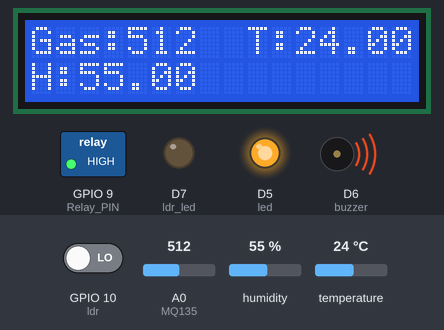
Simulated run of this sketch. Board: ESP8266 (NodeMCU). Parts: 16×2 character LCD, switched loads named in the sketch (green lamp = pin HIGH), output pins drawn as LEDs (lit = HIGH), buzzer (waves = sounding, pin HIGH). The test bench sets the inputs (shaded band); at power-on: A0 (MQ135) = 512, GPIO 10 (ldr) LOW, humidity 55 %, temperature 24 °C. WiFi joins after 1.5 s; servers stay silent unless stated; what the sketch prints to the serial monitor is not drawn.

Above: at 3.0 s.
3.1 s: A0 (MQ135) set to 108
At 4.5 s:
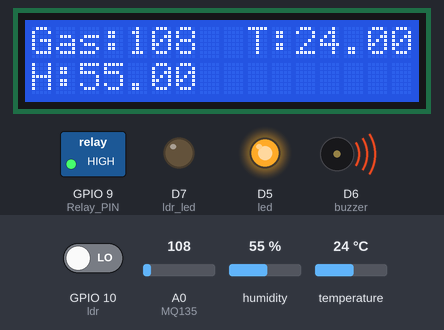
4.8 s: A0 (MQ135) set to 89
At 5.9 s:
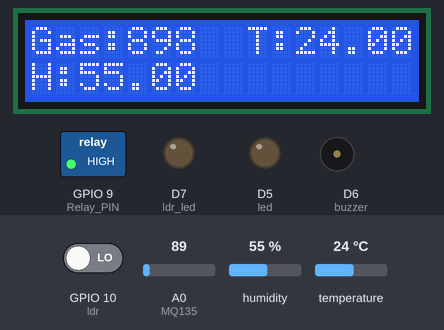
6.3 s: GPIO 10 (ldr) driven HIGH
At 7.7 s:
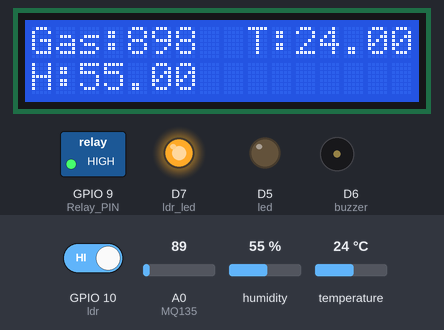
8.0 s: A0 (MQ135) set to 110
At 9.6 s:
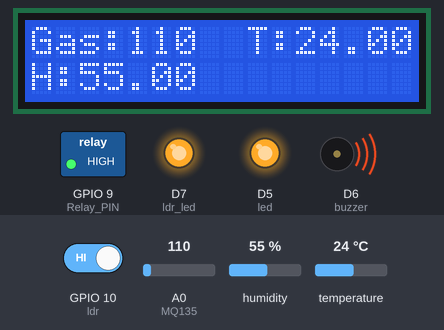
9.9 s: A0 (MQ135) set to 40
At 10.8 s:
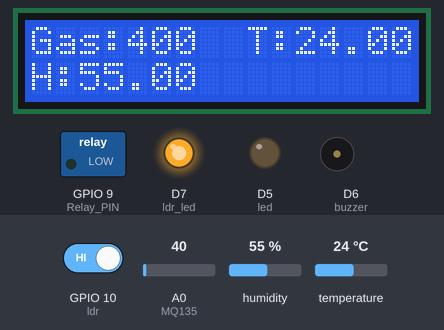
11.6 s: humidity set to 22 %
At 14.4 s:
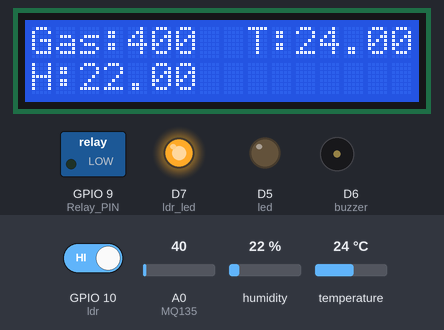
Timing chart, 0 to 15.5 s (numbered marks = the images above; inputs shaded):
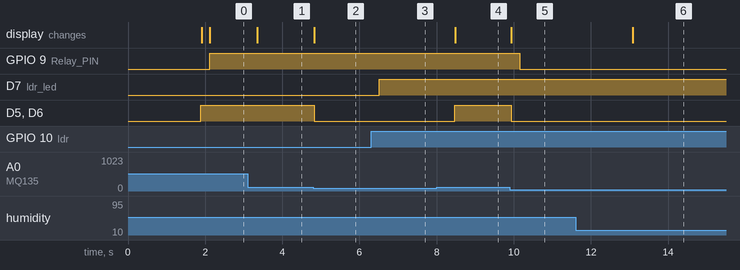

Measured:
- the behaviour switches between 101 and 100 on A0 (MQ135) (found by bisection; images 1 and 2)
- after the input at 3.1 s, the display: changes after 0.26 s (image 1)
- after the input at 4.8 s, D5 (led), D6 (buzzer): HIGH → LOW at once; the display: changes at once (image 2)
- after the input at 6.3 s, D7 (ldr_led): LOW → HIGH after 0.21 s
- after the input at 8.0 s, D5 (led), D6 (buzzer): LOW → HIGH after 0.46 s; the display: changes after 0.49 s (image 4)
- after the input at 9.9 s, GPIO 9 (Relay_PIN): HIGH → LOW after 0.25 s; D5 (led), D6 (buzzer): HIGH → LOW at once; the display: changes at once (image 5)
- after the input at 11.6 s, the display: changes after 1.5 s (image 6)

The sketch:

gas.ino
```cpp
#define BLYNK_TEMPLATE_ID "TMPL3rgdEQ7fd"
#define BLYNK_TEMPLATE_NAME "SERICULTURE UNIT"
#define BLYNK_AUTH_TOKEN "p-ayiLLLZYBf1XiRYcV-08BvtZCVuPgn"

#define BLYNK_PRINT Serial
#define DHTTYPE DHT11
#define DHTPIN D4
#include <ESP8266WiFi.h>
#include <BlynkSimpleEsp8266.h>
#include "DHT.h"
#include <LiquidCrystal_I2C.h>
LiquidCrystal_I2C lcd(0x27, 16, 2);

int led = 14; // Connected to D5 pin
int buzzer = 12; //Connected to D6 pin
int MQ135 = A0; //Connected to A0 pin
int DHTPIN = 2;//connected to D4 pin
int ldr=10;//connected to SDD3 pin
int ldr_led= 13;// connected to D7 pin
int Relay_PIN = 9; // connected to D8 pin

char auth[] = BLYNK_AUTH_TOKEN;
char ssid[] = "Galaxy M32B468";  // type your wifi name
char pass[] = "pjothi03";  // type your wifi password
String apiKey = "750AOM3NFNTFO747";
const char* server = "api.thingspeak.com";

float humDHT = 0;
float tempDHT = 0;
int Val=0;
DHT dht(DHTPIN, DHTTYPE);
WiFiClient client;

void setup()
{
  pinMode(led, OUTPUT);
  pinMode(buzzer, OUTPUT);;
  pinMode(MQ135, INPUT);
  pinMode(DHTPIN,INPUT);
  pinMode(ldr, INPUT);
  pinMode(ldr_led, OUTPUT);
  pinMode(Relay_PIN, OUTPUT);
  digitalWrite(Relay_PIN, LOW);
  digitalWrite(led, LOW);
  digitalWrite(buzzer, LOW);
  // Debug console
  Serial.begin(9600);
  Blynk.begin(auth, ssid, pass);
  dht.begin();
  lcd.init();
  lcd.backlight();
  Serial.println("Connecting to ");
  Serial.println(ssid);
  WiFi.begin(ssid, pass);

      while (WiFi.status() != WL_CONNECTED)
     {
            delay(500);
            Serial.print(".");
     }
      Serial.println("");
      Serial.println("WiFi connected");
}

void loop()
{
  int MQ135_sensor_read = analogRead(MQ135); //reading the sensor data on A0 pin
  Serial.print("Gas sensor Status:");
  Serial.println(MQ135_sensor_read);
 lcd.setCursor(0, 0);
  lcd.print("Gas:");
  lcd.print(MQ135_sensor_read);
  if (MQ135_sensor_read > 100)
  {
    digitalWrite(led, HIGH);
    digitalWrite(buzzer, HIGH);
    }
  else
    {
     digitalWrite(led, LOW);
     digitalWrite(buzzer, LOW);
    }
  float humDHT = dht.readHumidity();
  float tempDHT = dht.readTemperature();
  if (isnan(humDHT) || isnan(tempDHT))
  {
    Serial.println("Failed to read from DHT sensor!");
    return;
  }
    if (client.connect(server,80))   //   "184.106.153.149" or api.thingspeak.com
                      {

                             String postStr = apiKey;
                             postStr +="&field1=";
                             postStr += String(tempDHT);
                             postStr +="&field2=";
                             postStr += String(humDHT);
                             postStr +="&field3=";
                             postStr += String(MQ135_sensor_read);
                             postStr += "\r\n\r\n";

                             client.print("POST /update HTTP/1.1\n");
                             client.print("Host: api.thingspeak.com\n");
                             client.print("Connection: close\n");
                             client.print("X-THINGSPEAKAPIKEY: "+apiKey+"\n");
                             client.print("Content-Type: application/x-www-form-urlencoded\n");
                             client.print("Content-Length: ");
                             client.print(postStr.length());
                             client.print("\n\n");
                             client.print(postStr);
                         }
  client.stop();
  Serial.print(F("Temperature: "));
  Serial.print(tempDHT);
  Serial.print(F("°C "));
  Serial.println();
  Serial.print(F("Humidity: "));
  Serial.print(humDHT);
  Serial.print(F("%"));
  Serial.println();
  lcd.setCursor(9,0);
  lcd.print("T:");
  lcd.print(tempDHT);
  lcd.setCursor(0,1);
  lcd.print("H:");
  lcd.print(humDHT);
 int value = digitalRead(ldr);
  if(value == 1){
    digitalWrite(ldr_led, HIGH);
  }
  else{
    digitalWrite(ldr_led, LOW);
  }
  if((tempDHT>30.0)||(MQ135_sensor_read>50))
  {
    digitalWrite(Relay_PIN, HIGH);
  }
  else
  {
    digitalWrite(Relay_PIN, LOW);
  }
  Serial.println(value);
  Blynk.virtualWrite(V0, tempDHT);
  Blynk.virtualWrite(V1, humDHT);
  Blynk.virtualWrite(V2,MQ135_sensor_read);
  Blynk.virtualWrite(V3,ldr);
  Blynk.virtualWrite(V4,Relay_PIN);
      delay(500);
      Blynk.run();
}
```
